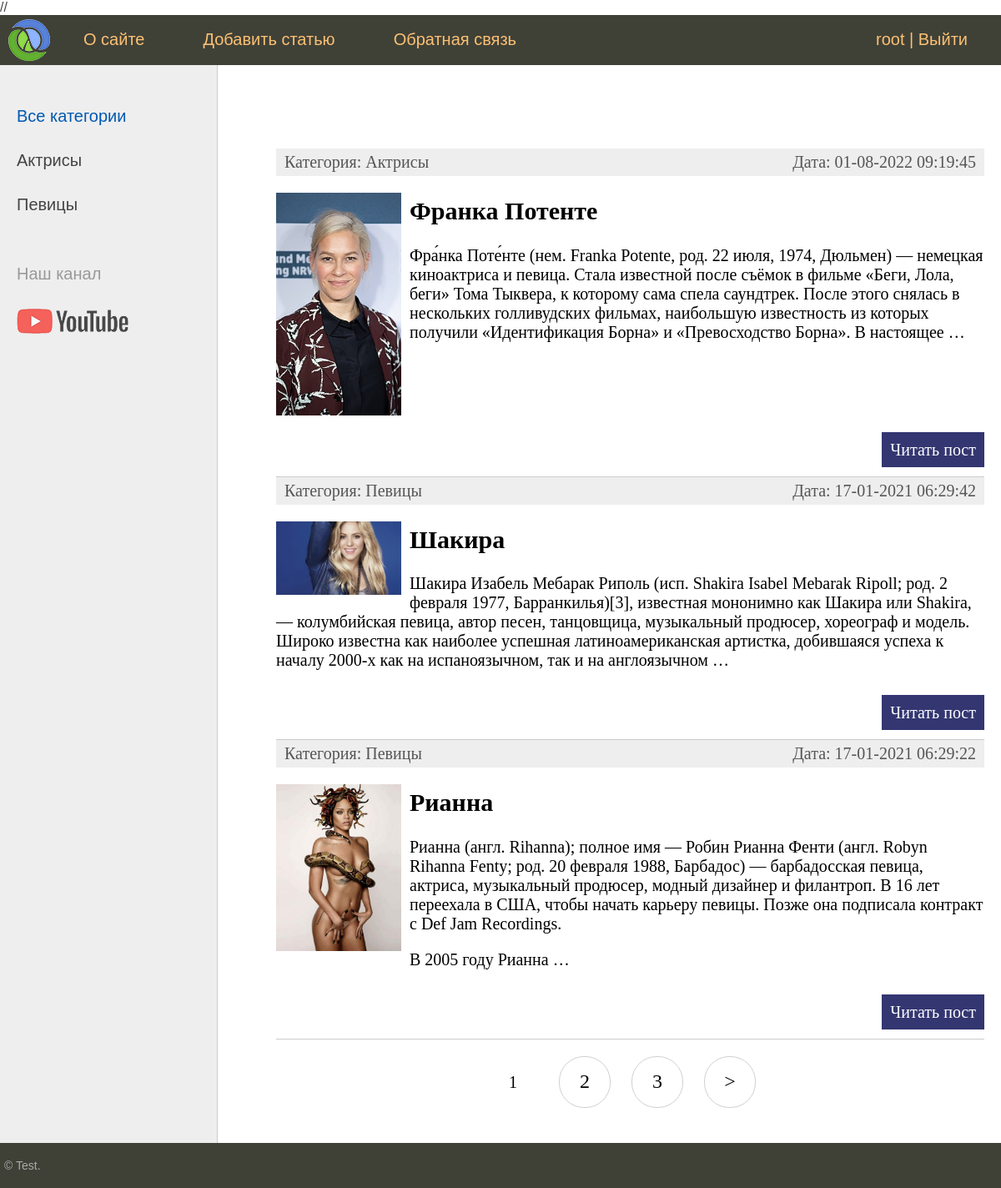
The app's page / (signed in) with its own data.
### women/models.py (models this page shows, shortened)
class Category(models.Model):
    name = models.CharField(max_length=100, db_index=True, verbose_name='Категория')
    slug = models.SlugField(max_length=255, unique=True, db_index=True, verbose_name='URL')
    def __str__(self):
        return self.name
    def get_absolute_url(self):
        return reverse('category', kwargs={'cat_slug': self.slug})
    class Meta:
        verbose_name = 'Категория'
        verbose_name_plural = 'Категории'
        ordering = ['id']

class Women(models.Model):
    title = models.CharField(max_length=255, verbose_name='Заголовок')
    slug = models.SlugField(max_length=255, unique=True, db_index=True, verbose_name='URL')
    content = models.TextField(blank=True, verbose_name='Текст статьи')
    photo = models.ImageField(upload_to="photos/%Y/%m/%d/", verbose_name='Фото')
    time_create = models.DateTimeField(auto_now_add=True, verbose_name='Время создания')
    time_update = models.DateTimeField(auto_now=True, verbose_name='Время изменения')
    is_published = models.BooleanField(default=True, verbose_name='Публикация')
    cat = models.ForeignKey('Category', on_delete=models.PROTECT, verbose_name='Категория')
    def get_absolute_url(self):
        return reverse('post', kwargs={'post_slug': self.slug})
    class Meta:
        verbose_name = 'Famous women'
        verbose_name_plural = 'Famous women'
        ordering = ['-time_create', 'title']

### women/views.py (the view)
# urls.py: path('', WomenHome.as_view(), name='home'),
class WomenHome(DataMixin, ListView):
    model = Women
    template_name = 'women/index.html'
    context_object_name = 'posts'
    def get_context_data(self, *, object_list=None, **kwargs):
        context = super().get_context_data(**kwargs)
        c_def = self.get_user_context(title="Главная страница")
        return dict(list(context.items()) + list(c_def.items()))
    def get_queryset(self):
        return Women.objects.filter(is_published=True).select_related('cat')

### women/utils.py (called while the page is built)
    def get_user_context(self, **kwargs):
        context = kwargs
        cats = Category.objects.annotate(Count('women'))
        user_menu = menu.copy()
        if not self.request.user.is_authenticated:
            user_menu.pop(1)
        context['menu'] = user_menu
        context['cats'] = cats
        if 'cat_selected' not in context:
            context['cat_selected'] = 0
        return context

### women/templates/women/index.html (shortened to what this page needs)
{% extends 'women/base.html' %}
{% load women_tags %}
{% block content %}
<ul class="list-articles">
	{% for p in posts %}
			<li><div class="article-panel">
	<p class="first">Категория: {{p.cat}}</p>
	<p class="last">Дата: {{p.time_update|date:"d-m-Y H:i:s"}}</p>
</div>
{% if p.photo %}
				<p><img class="img-article-left thumb" src="{{p.photo.url}}"></p>
{% endif %}
				<h2>{{p.title}}</h2>
	{% autoescape on %}
	{{p.content|linebreaks|truncatewords:50}}
	{% endautoescape %}
			<p class="link-read-post"><a href="{{ p.get_absolute_url }}">Читать пост</a></p>
			</li>
	{% endfor %}
</ul>
{% endblock %}

### women/templates/women/base.html (shortened to what this page needs)
{% load static %}
// {% load women_tags %}
<html>
<head>
	<link type="text/css" href="{% static 'women/css/styles.css' %}" rel="stylesheet" />
</head>
<body>
<table class="table-page" border=0 cellpadding="0" cellspacing="0">
<tr><td valign=top>
{% block mainmenu %}
		<div class="header">
			<ul id="mainmenu" class="mainmenu">
			<li class="logo"><a href="{% url 'home' %}"><div class="logo"></div></a></li>
{% for m in menu %}
	<li><a href="{% url m.url_name %}">{{m.title}}</a></li>
{% endfor %}
				{% if request.user.is_authenticated %}
				<li class="last"> {{ user.username }} | <a href="{% url 'logout' %}">Выйти</a></li>
				{% else %}
				<li class="last"><a href="{% url 'register' %}">Регистрация</a> | <a href="{% url 'login' %}">Войти</a></li>
				{% endif %}
			</ul>
		</div>
{% endblock mainmenu %}
<table class="table-content" border=0 cellpadding="0" cellspacing="0">
<tr>
	<td valign="top" class="left-chapters">
	<ul id="leftchapters">
{% if cat_selected == 0 %}
		<li class="selected">Все категории</li>
{% else %}
		<li><a href="{% url 'home' %}">Все категории</a></li>
{% endif %}
{% for c in cats %}
{% if c.women__count > 0 %}
	{% if c.pk == cat_selected %}
		<li class="selected">{{c.name}}</li>
	{% else %}
		<li><a href="{{ c.get_absolute_url }}">{{c.name}}</a></li>
	{% endif %}
{% endif %}
{% endfor %}
		<li class="share">
		<p>Наш канал</p>
		<a class="share-yt" href="https://www.youtube.com/channel/UClJzWfGWuGJL2t-3dYKcHTA/playlists" target="_blank" rel="nofollow"></a>
		</li>
	</ul>
</td>
<td valign="top" class="content">
	<div class="content-text">
{% block content %}
{% endblock %}
{% if page_obj.has_other_pages %}
<nav class="list-pages">
	<ul>
		{% for p in paginator.page_range %}
		{% if page_obj.number == p %}
		<li class="page-num page-num-selected">{{p}}</li>
		{% elif p >= page_obj.number|add:-2 and p <= page_obj.number|add:2 %}
		<li class="page-num">
			<a href="?page={{p}}">{{p}}</a>
		</li>
		{% endif %}
		{% endfor %}
{% if page_obj.has_next %}
<li class="page-num">
	<a href="?page={{ page_obj.next_page_number }}">&gt</a>
</li>
{% endif %}
	</ul>
</nav>
{% endif %}
	</div>
</td></tr></table>
</td></tr>
<tr><td valign=top>
	<div id="footer">
		<p>&copy; Test.</p>
	</div>
</td></tr></table>
</body>
</html>

### women/static/women/css/styles.css (style rules this page uses)
html, body { font-family: 'Arial'; margin: 0; padding: 0; height: 100%; width: 100%; color: #444; }
a { color: #0059b2; text-decoration: none; }
img { max-width: 600px; height: auto; }
img.img-article-left { max-width: 300px; height: auto; float: left; padding: 0 10px 10px 0; }
img.img-article-left.thumb { max-width: 150px; height: auto; }
p.link-read-post { text-align: right; }
p.link-read-post a { padding: 10px; min-width: 100px; background: #333671; color: #fff; text-decoration: none; }
div.article-panel { background: #eee; padding: 5px 10px 5px 10px; box-sizing: border-box; overflow: hidden; color: #555; }
div.article-panel p.first { margin: 0; float: left; }
div.article-panel p.last { margin: 0; float: right; }
ul.list-articles { list-style: none; margin: 0; padding: 0; }
ul.list-articles li { border-bottom: 1px solid #ccc; }
.table-page { width: 100%; height: 100%; vertical-align: top; }
.table-page tr { height: 100%; }
.header { background: #3F4137; height: 60px; }
.logo { background: url('../images/logo.png') no-repeat 10px 5px; width: 70px; height: 60px; }
ul.mainmenu { list-style: none; margin: 0; padding: 0; height: 60px; color: #fdc073; font-size: 20px; overflow: hidden; }
ul.mainmenu li { float: left; margin: 18px 40px 0 30px; }
ul.mainmenu li.logo { margin: 0; }
ul.mainmenu li.last { float: right; }
ul.mainmenu li a { color: #fdc073; text-decoration: none; }
.table-content { width: 100%; min-height: 100%; height: 100%; }
.left-chapters { margin: 0; background: #eee; border-right: 1px solid #ccc; min-height: 100%; }
.left-chapters ul { width: 230px; min-height: 100%; margin: 0; padding: 20px 10px 10px 20px; list-style: none; font-size: 20px; }
.left-chapters ul li { margin: 30px 0 0 0; color: #999; }
.left-chapters ul li.selected { color: #0059b2; }
.left-chapters ul li a { color: #444; text-decoration: none; }
.left-chapters ul li.share { margin: 60px 0 0 0; }
.left-chapters ul li.share p { margin: 30px 0 30px 0; }
.left-chapters ul li.share a { display: inline-block; width: 40px; height: 40px; margin: 0 20px 0 0; }
.left-chapters ul li.share a.share-yt { width: 100%; height: 30px; background: url('../images/share_yt.png') no-repeat 0 0 }
.content { padding: 40px 20px 20px 40px; width: 100%; box-sizing: border-box; }
.content-text { margin: 60px 0 0 30px; color: #000; font-size: 20px; font-family: Yandex Sans Display Light; }
#footer { box-sizing: border-box; background: #3F4137; padding: 5px; color: #aaa; font-size: 14px; font-family: Verdana, Geneva, Arial, Helvetica; text-align: left; overflow: hidden; }
.list-pages { text-align: center; margin: 0 0 20px 0; }
.list-pages ul { margin: 20px 0 0 0; padding: 0; list-style: none; }
.list-pages ul li { display: inline-block; margin: 0 20px 0 0; }
.list-pages a { color: #000; font-size: 24px; text-decoration: none; }
.list-pages .page-num, .page-num-selected { display: inline-block; width: 60px; height: 44px; padding: 16px 0 0 0; border: 1px solid #d0d0d0; border-radius: 30px; }
.list-pages .page-num-selected { border: none; color: #000; font-size: 20px; }

### records on screen
Category: name "Актрисы"
Category: name "Певицы"
Women: cat "Актрисы", time_update "01-08-2022 09:19:45", photo (picture), title "Франка Потенте", content "Фра́нка Поте́нте (нем. Franka Potente, род. 22 июля, 1974, Дюльмен) — немецкая киноактриса и певица. Стала известной после съёмок в фильме «Беги, Лола, беги» Тома Тыквера, к которому сама спела саундтрек. После этого снялась в нескольких голливудских фильмах, наибольшую известность из которых получили «Идентификация Борна» и «Превосходство Борна». В настоящее …"
Women: cat "Певицы", time_update "17-01-2021 06:29:42", photo (picture), title "Шакира", content "Шакира Изабель Мебарак Риполь (исп. Shakira Isabel Mebarak Ripoll; род. 2 февраля 1977, Барранкилья)[3], известная мононимно как Шакира или Shakira, — колумбийская певица, автор песен, танцовщица, музыкальный продюсер, хореограф и модель. Широко известна как наиболее успешная латиноамериканская артистка, добившаяся успеха к началу 2000-х как на испаноязычном, так и на англоязычном …"
Women: cat "Певицы", time_update "17-01-2021 06:29:22", photo (picture), title "Рианна", content "Рианна (англ. Rihanna); полное имя — Робин Рианна Фенти (англ. Robyn Rihanna Fenty; род. 20 февраля 1988, Барбадос) — барбадосская певица, актриса, музыкальный продюсер, модный дизайнер и филантроп. В 16 лет переехала в США, чтобы начать карьеру певицы. Позже она подписала контракт с Def Jam Recordings. В 2005 году Рианна …"

### other values on screen
{{ m.title }} "О сайте" "Добавить статью" "Обратная связь"
{{ user.username }} "root"
{{ p }} "1"
{{ p }} "2" "3"
